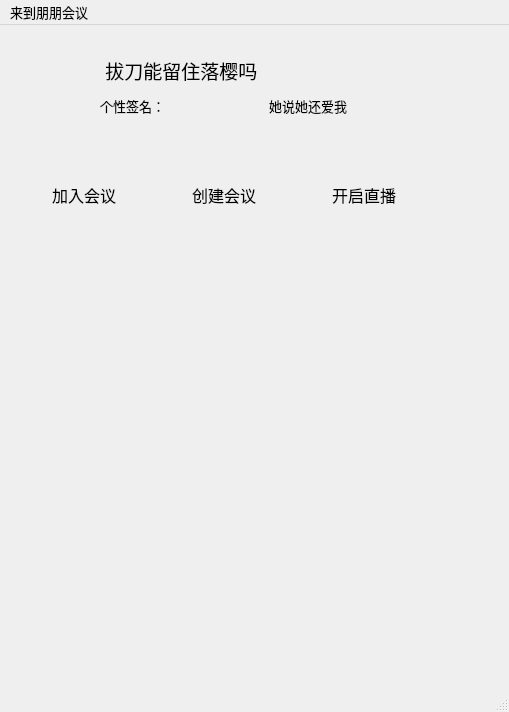
<?xml version="1.0" encoding="UTF-8"?>
<ui version="4.0">
 <class>WeChatDialog</class>
 <widget class="QMainWindow" name="WeChatDialog">
  <property name="geometry">
   <rect>
    <x>0</x>
    <y>0</y>
    <width>509</width>
    <height>712</height>
   </rect>
  </property>
  <property name="font">
   <font>
    <pointsize>10</pointsize>
   </font>
  </property>
  <property name="windowTitle">
   <string>WeChatDialog</string>
  </property>
  <widget class="QWidget" name="centralwidget">
   <widget class="QPushButton" name="lb_icon">
    <property name="geometry">
     <rect>
      <x>20</x>
      <y>30</y>
      <width>61</width>
      <height>61</height>
     </rect>
    </property>
    <property name="text">
     <string/>
    </property>
    <property name="icon">
     <iconset resource="resource.qrc">
      <normaloff>:/tx/36.jpg</normaloff>:/tx/36.jpg</iconset>
    </property>
    <property name="iconSize">
     <size>
      <width>80</width>
      <height>80</height>
     </size>
    </property>
    <property name="autoDefault">
     <bool>true</bool>
    </property>
    <property name="flat">
     <bool>true</bool>
    </property>
   </widget>
   <widget class="QLabel" name="le_name">
    <property name="geometry">
     <rect>
      <x>100</x>
      <y>30</y>
      <width>271</width>
      <height>30</height>
     </rect>
    </property>
    <property name="font">
     <font>
      <pointsize>14</pointsize>
     </font>
    </property>
    <property name="text">
     <string> 拔刀能留住落樱吗</string>
    </property>
   </widget>
   <widget class="QPushButton" name="lb_setting">
    <property name="geometry">
     <rect>
      <x>420</x>
      <y>40</y>
      <width>21</width>
      <height>21</height>
     </rect>
    </property>
    <property name="text">
     <string/>
    </property>
    <property name="icon">
     <iconset resource="resource.qrc">
      <normaloff>:/images/sett.png</normaloff>:/images/sett.png</iconset>
    </property>
    <property name="iconSize">
     <size>
      <width>20</width>
      <height>20</height>
     </size>
    </property>
    <property name="autoDefault">
     <bool>true</bool>
    </property>
    <property name="flat">
     <bool>true</bool>
    </property>
   </widget>
   <widget class="QScrollArea" name="scrollArea">
    <property name="geometry">
     <rect>
      <x>-10</x>
      <y>190</y>
      <width>461</width>
      <height>321</height>
     </rect>
    </property>
    <property name="minimumSize">
     <size>
      <width>461</width>
      <height>321</height>
     </size>
    </property>
    <property name="maximumSize">
     <size>
      <width>461</width>
      <height>321</height>
     </size>
    </property>
    <property name="frameShape">
     <enum>QFrame::NoFrame</enum>
    </property>
    <property name="verticalScrollBarPolicy">
     <enum>Qt::ScrollBarAsNeeded</enum>
    </property>
    <property name="horizontalScrollBarPolicy">
     <enum>Qt::ScrollBarAsNeeded</enum>
    </property>
    <property name="sizeAdjustPolicy">
     <enum>QAbstractScrollArea::AdjustIgnored</enum>
    </property>
    <property name="widgetResizable">
     <bool>true</bool>
    </property>
    <widget class="QWidget" name="scrollAreaWidgetContents">
     <property name="geometry">
      <rect>
       <x>0</x>
       <y>0</y>
       <width>461</width>
       <height>321</height>
      </rect>
     </property>
    </widget>
   </widget>
   <widget class="QWidget" name="">
    <property name="geometry">
     <rect>
      <x>0</x>
      <y>120</y>
      <width>451</width>
      <height>101</height>
     </rect>
    </property>
    <layout class="QHBoxLayout" name="horizontalLayout" stretch="1,1,1">
     <item>
      <widget class="QToolButton" name="pd_Joinroom">
       <property name="minimumSize">
        <size>
         <width>100</width>
         <height>70</height>
        </size>
       </property>
       <property name="font">
        <font>
         <pointsize>12</pointsize>
        </font>
       </property>
       <property name="text">
        <string>加入会议</string>
       </property>
       <property name="icon">
        <iconset resource="resource.qrc">
         <normaloff>:/images/tuer.png</normaloff>:/images/tuer.png</iconset>
       </property>
       <property name="iconSize">
        <size>
         <width>30</width>
         <height>16</height>
        </size>
       </property>
       <property name="toolButtonStyle">
        <enum>Qt::ToolButtonTextUnderIcon</enum>
       </property>
       <property name="autoRaise">
        <bool>true</bool>
       </property>
      </widget>
     </item>
     <item>
      <widget class="QToolButton" name="pd_Create">
       <property name="minimumSize">
        <size>
         <width>100</width>
         <height>70</height>
        </size>
       </property>
       <property name="font">
        <font>
         <pointsize>12</pointsize>
        </font>
       </property>
       <property name="text">
        <string>创建会议</string>
       </property>
       <property name="icon">
        <iconset resource="resource.qrc">
         <normaloff>:/images/tuer.png</normaloff>:/images/tuer.png</iconset>
       </property>
       <property name="iconSize">
        <size>
         <width>30</width>
         <height>16</height>
        </size>
       </property>
       <property name="toolButtonStyle">
        <enum>Qt::ToolButtonTextUnderIcon</enum>
       </property>
       <property name="autoRaise">
        <bool>true</bool>
       </property>
      </widget>
     </item>
     <item>
      <widget class="QToolButton" name="pd_begin">
       <property name="enabled">
        <bool>true</bool>
       </property>
       <property name="minimumSize">
        <size>
         <width>100</width>
         <height>70</height>
        </size>
       </property>
       <property name="font">
        <font>
         <pointsize>12</pointsize>
        </font>
       </property>
       <property name="text">
        <string>开启直播</string>
       </property>
       <property name="icon">
        <iconset resource="resource.qrc">
         <normaloff>:/images/tuer.png</normaloff>:/images/tuer.png</iconset>
       </property>
       <property name="iconSize">
        <size>
         <width>30</width>
         <height>16</height>
        </size>
       </property>
       <property name="toolButtonStyle">
        <enum>Qt::ToolButtonTextUnderIcon</enum>
       </property>
       <property name="autoRaise">
        <bool>true</bool>
       </property>
      </widget>
     </item>
    </layout>
   </widget>
   <widget class="QWidget" name="">
    <property name="geometry">
     <rect>
      <x>100</x>
      <y>60</y>
      <width>331</width>
      <height>41</height>
     </rect>
    </property>
    <layout class="QHBoxLayout" name="horizontalLayout_2">
     <item>
      <widget class="QLabel" name="label_2">
       <property name="minimumSize">
        <size>
         <width>30</width>
         <height>30</height>
        </size>
       </property>
       <property name="text">
        <string>个性签名：</string>
       </property>
      </widget>
     </item>
     <item>
      <widget class="QLabel" name="label">
       <property name="font">
        <font>
         <pointsize>10</pointsize>
        </font>
       </property>
       <property name="text">
        <string>她说她还爱我</string>
       </property>
      </widget>
     </item>
    </layout>
   </widget>
  </widget>
  <widget class="QMenuBar" name="menubar">
   <property name="geometry">
    <rect>
     <x>0</x>
     <y>0</y>
     <width>509</width>
     <height>22</height>
    </rect>
   </property>
   <widget class="QMenu" name="menu">
    <property name="title">
     <string>来到朋朋会议</string>
    </property>
   </widget>
   <addaction name="menu"/>
  </widget>
  <widget class="QStatusBar" name="statusbar"/>
 </widget>
 <resources>
  <include location="resource.qrc"/>
 </resources>
 <connections/>
</ui>
